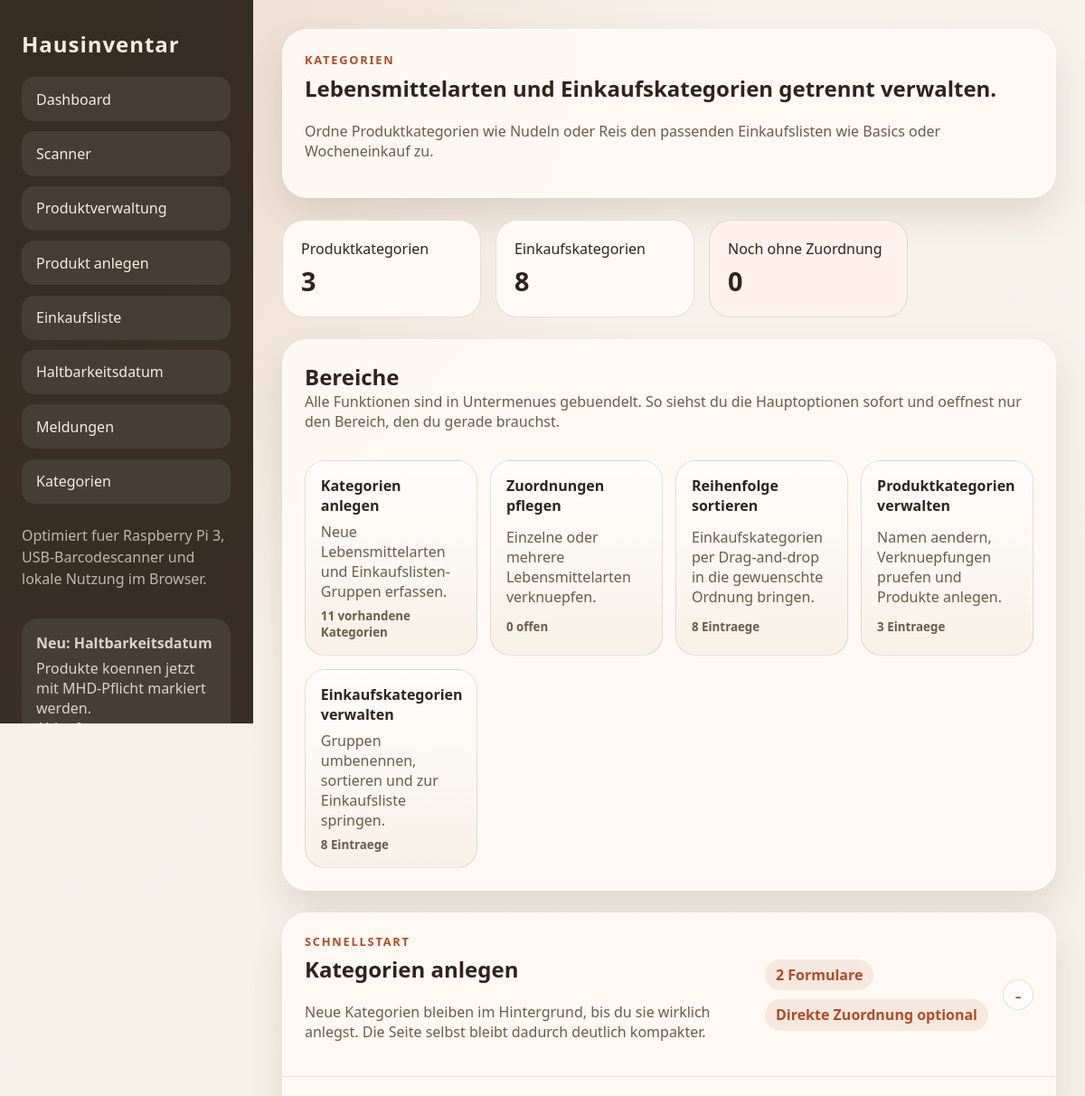
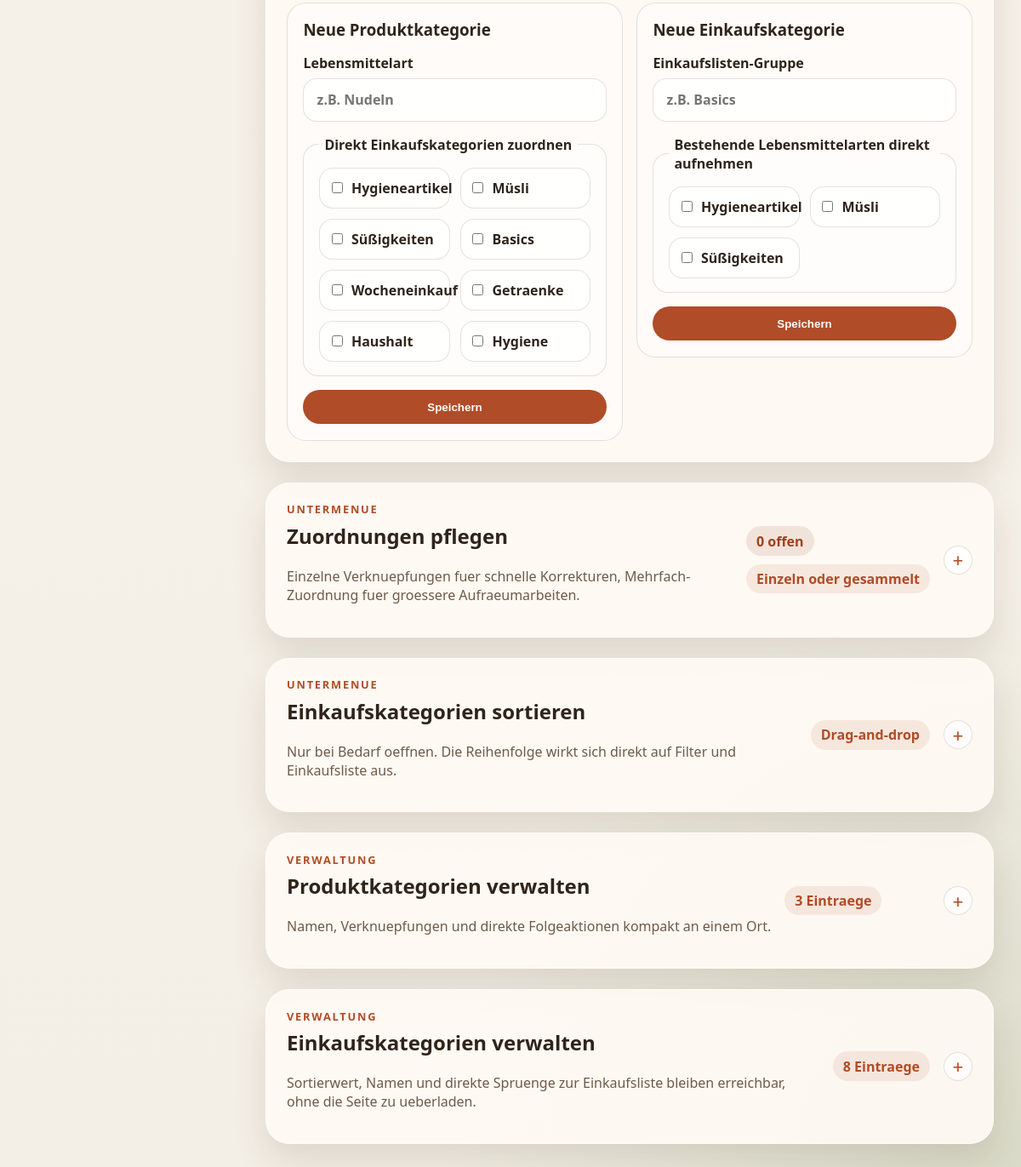
The page /categories on the database its author committed (2 pictures, top to bottom).
### tables this page shows
CREATE TABLE shopping_categories (
            id INTEGER PRIMARY KEY AUTOINCREMENT,
            name TEXT NOT NULL UNIQUE,
            sort_order INTEGER NOT NULL DEFAULT 0,
            created_at TEXT NOT NULL DEFAULT CURRENT_TIMESTAMP
        );

CREATE TABLE product_categories (
            id INTEGER PRIMARY KEY AUTOINCREMENT,
            name TEXT NOT NULL UNIQUE,
            created_at TEXT NOT NULL DEFAULT CURRENT_TIMESTAMP
        );

### inventory_app/__init__.py (the view, shortened to what this page needs)
    @app.route("/categories", methods=("GET", "POST"))
    def categories():
        return render_template("categories_page.html", **get_category_management_data())

### inventory_app/__init__.py (called while the page is built)
def _is_mobile_request() -> bool:
    user_agent = str(request.headers.get("User-Agent", "")).lower()
    if not user_agent:
        return False
    return any(token in user_agent for token in MOBILE_UA_HINTS)

### inventory_app/database.py (called while the page is built)
def get_db() -> sqlite3.Connection:
    if "db" not in g:
        g.db = sqlite3.connect(current_app.config["DATABASE"])
        g.db.row_factory = sqlite3.Row
    return g.db

### inventory_app/inventory_logic.py (called while the page is built)
def get_category_management_data() -> dict:
    product_categories = list_product_categories()
    shopping_categories = list_shopping_categories()
    unlinked_product_categories = [category for category in product_categories if not category["shopping_categories"]]
    return {
        "product_categories": product_categories,
        "shopping_categories": shopping_categories,
        "unlinked_product_categories": unlinked_product_categories,
        "linked_product_categories": [category for category in product_categories if category["shopping_categories"]],
        "product_category_count": len(product_categories),
        "shopping_category_count": len(shopping_categories),
    }

def _get_linked_shopping_category_links(product_category_id: int | None) -> list[dict]:
    if not product_category_id:
        return []
    rows = get_db().execute(
        """
        SELECT sc.id, sc.name
        FROM shopping_categories AS sc
        JOIN product_category_shopping_links AS pcsl ON pcsl.shopping_category_id = sc.id
        WHERE pcsl.product_category_id = ?
        ORDER BY sc.sort_order ASC, sc.name COLLATE NOCASE
        """,
        (product_category_id,),
    ).fetchall()
    return [{"id": int(row["id"]), "name": row["name"]} for row in rows]

def _get_linked_product_categories(shopping_category_id: int) -> list[str]:
    rows = get_db().execute(
        """
        SELECT pc.name
        FROM product_categories AS pc
        JOIN product_category_shopping_links AS pcsl ON pcsl.product_category_id = pc.id
        WHERE pcsl.shopping_category_id = ?
        ORDER BY pc.name COLLATE NOCASE
        """,
        (shopping_category_id,),
    ).fetchall()
    return [row["name"] for row in rows]

### inventory_app/templates/categories_page.html (shortened to what this page needs)
{% extends "layout.html" %}
{% block content %}
<section class="hero categories-hero">
    <div>
        <p class="eyebrow">Kategorien</p>
        <h1>Lebensmittelarten und Einkaufskategorien getrennt verwalten.</h1>
        <p class="lead">Ordne Produktkategorien wie Nudeln oder Reis den passenden Einkaufslisten wie Basics oder
            Wocheneinkauf zu.</p>
    </div>
</section>
<section class="stats-grid compact">
    <article class="stat-card">
        <span>Produktkategorien</span>
        <strong>{{ product_category_count }}</strong>
    </article>
    <article class="stat-card">
        <span>Einkaufskategorien</span>
        <strong>{{ shopping_category_count }}</strong>
    </article>
    <article class="stat-card warning">
        <span>Noch ohne Zuordnung</span>
        <strong>{{ unlinked_product_categories|length }}</strong>
    </article>
</section>
<section class="panel category-overview-panel">
    <div class="section-head compact-head">
        <div>
            <h2>Bereiche</h2>
            <p class="subtle">Alle Funktionen sind in Untermenues gebuendelt. So siehst du die Hauptoptionen sofort und
                oeffnest nur den Bereich, den du gerade brauchst.</p>
        </div>
    </div>
    <div class="category-hub-grid">
        <a class="hub-card" href="#category-create">
            <strong>Kategorien anlegen</strong>
            <span>Neue Lebensmittelarten und Einkaufslisten-Gruppen erfassen.</span>
            <small>{{ product_category_count + shopping_category_count }} vorhandene Kategorien</small>
        </a>
        <a class="hub-card" href="#category-linking">
            <strong>Zuordnungen pflegen</strong>
            <span>Einzelne oder mehrere Lebensmittelarten verknuepfen.</span>
            <small>{{ unlinked_product_categories|length }} offen</small>
        </a>
        <a class="hub-card" href="#category-order">
            <strong>Reihenfolge sortieren</strong>
            <span>Einkaufskategorien per Drag-and-drop in die gewuenschte Ordnung bringen.</span>
            <small>{{ shopping_category_count }} Eintraege</small>
        </a>
        <a class="hub-card" href="#category-products">
            <strong>Produktkategorien verwalten</strong>
            <span>Namen aendern, Verknuepfungen pruefen und Produkte anlegen.</span>
            <small>{{ product_category_count }} Eintraege</small>
        </a>
        <a class="hub-card" href="#category-shopping">
            <strong>Einkaufskategorien verwalten</strong>
            <span>Gruppen umbenennen, sortieren und zur Einkaufsliste springen.</span>
            <small>{{ shopping_category_count }} Eintraege</small>
        </a>
    </div>
</section>
<details class="panel category-accordion" id="category-create" open>
    <summary>
        <div>
            <p class="eyebrow">Schnellstart</p>
            <h2>Kategorien anlegen</h2>
            <p class="subtle">Neue Kategorien bleiben im Hintergrund, bis du sie wirklich anlegst. Die Seite selbst
                bleibt dadurch deutlich kompakter.</p>
        </div>
        <div class="accordion-meta">
            <span class="status-pill">2 Formulare</span>
            <span class="status-pill">Direkte Zuordnung optional</span>
        </div>
    </summary>
    <div class="category-accordion-body">
        <div class="detail-grid categories-layout">
            <section class="category-subpanel">
                <div class="section-head compact-head">
                    <h3>Neue Produktkategorie</h3>
                </div>
                <form class="product-form" method="post">
                    <label>
                        Lebensmittelart
                        <input name="product_category_name" placeholder="z.B. Nudeln" required>
                    </label>
                    {% if shopping_categories %}
                    <fieldset class="selection-group">
                        <legend>Direkt Einkaufskategorien zuordnen</legend>
                        <div class="checkbox-grid">
                            {% for category in shopping_categories %}
                            <label class="check-card">
                                <input type="checkbox" name="shopping_category_ids" value="{{ category.id }}">
                                <span>{{ category.name }}</span>
                            </label>
                            {% endfor %}
                        </div>
                    </fieldset>
                    {% endif %}
                    <button type="submit">Speichern</button>
                </form>
            </section>
            <section class="category-subpanel">
                <div class="section-head compact-head">
                    <h3>Neue Einkaufskategorie</h3>
                </div>
                <form class="product-form" method="post">
                    <label>
                        Einkaufslisten-Gruppe
                        <input name="shopping_category_name" placeholder="z.B. Basics" required>
                    </label>
                    {% if product_categories %}
                    <fieldset class="selection-group">
                        <legend>Bestehende Lebensmittelarten direkt aufnehmen</legend>
                        <div class="checkbox-grid">
                            {% for category in product_categories %}
                            <label class="check-card">
                                <input type="checkbox" name="product_category_ids" value="{{ category.id }}">
                                <span>{{ category.name }}</span>
                            </label>
                            {% endfor %}
                        </div>
                    </fieldset>
                    {% endif %}
                    <button type="submit">Speichern</button>
                </form>
            </section>
        </div>
    </div>
</details>
<details class="panel category-accordion" id="category-linking">
    <summary>
        <div>
            <p class="eyebrow">Untermenue</p>
            <h2>Zuordnungen pflegen</h2>
            <p class="subtle">Einzelne Verknuepfungen fuer schnelle Korrekturen, Mehrfach-Zuordnung fuer groessere
                Aufraeumarbeiten.</p>
        </div>
        <div class="accordion-meta">
            <span class="status-pill warning-pill">{{ unlinked_product_categories|length }} offen</span>
            <span class="status-pill">Einzeln oder gesammelt</span>
        </div>
    </summary>
</details>
<details class="panel category-accordion" id="category-order">
    <summary>
        <div>
            <p class="eyebrow">Untermenue</p>
            <h2>Einkaufskategorien sortieren</h2>
            <p class="subtle">Nur bei Bedarf oeffnen. Die Reihenfolge wirkt sich direkt auf Filter und Einkaufsliste
                aus.</p>
        </div>
        <div class="accordion-meta">
            <span class="status-pill">Drag-and-drop</span>
        </div>
    </summary>
</details>
<details class="panel category-accordion" id="category-products">
    <summary>
        <div>
            <p class="eyebrow">Verwaltung</p>
            <h2>Produktkategorien verwalten</h2>
            <p class="subtle">Namen, Verknuepfungen und direkte Folgeaktionen kompakt an einem Ort.</p>
        </div>
        <div class="accordion-meta">
            <span class="status-pill">{{ product_category_count }} Eintraege</span>
        </div>
    </summary>
</details>
<details class="panel category-accordion" id="category-shopping">
    <summary>
        <div>
            <p class="eyebrow">Verwaltung</p>
            <h2>Einkaufskategorien verwalten</h2>
            <p class="subtle">Sortierwert, Namen und direkte Spruenge zur Einkaufsliste bleiben erreichbar, ohne die
                Seite zu ueberladen.</p>
        </div>
        <div class="accordion-meta">
            <span class="status-pill">{{ shopping_category_count }} Eintraege</span>
        </div>
    </summary>
</details>
{% endblock %}

### rows shown on the page
shopping_categories: name "Hygieneartikel"
shopping_categories: name "Müsli"
shopping_categories: name "Süßigkeiten"
shopping_categories: name "Basics"
shopping_categories: name "Wocheneinkauf"
shopping_categories: name "Getraenke"
shopping_categories: name "Haushalt"
shopping_categories: name "Hygiene"
product_categories: name "Hygieneartikel"
product_categories: name "Müsli"
product_categories: name "Süßigkeiten"

### other values the page prints
{{ product_category_count }} "3"
{{ shopping_category_count }} "8"
{{ unlinked_product_categories|length }} "0"
{{ product_category_count + shopping_category_count }} "11"
